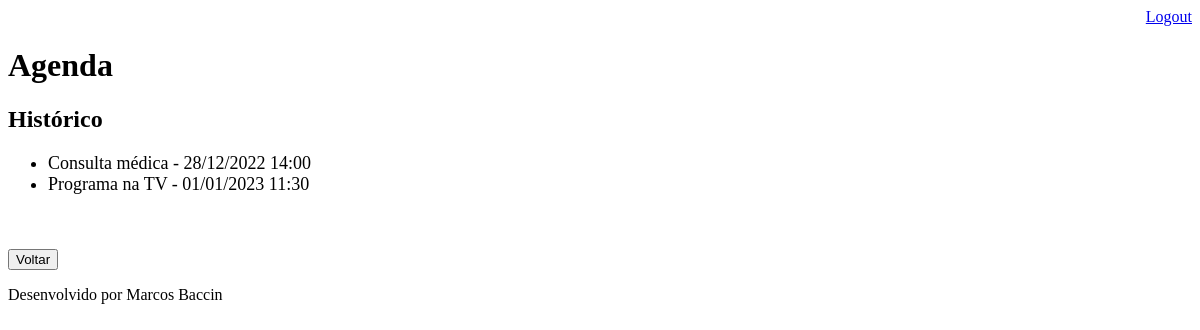
The page /agenda/historico/ (signed in) on the database as committed earlier.
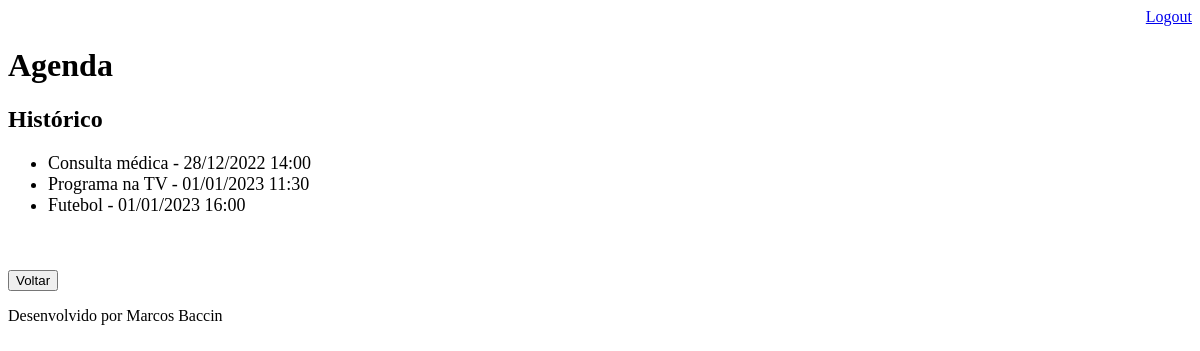
The same page on the database as committed later.
### core/models.py (models this page shows, shortened)
class Evento(models.Model):
    titulo = models.CharField(max_length=100)
    local = models.CharField(max_length=100, blank=True, null=True)
    descricao = models.TextField(blank=True, null=True)
    data_evento = models.DateTimeField(verbose_name='Data do Evento')
    data_criacao = models.DateField(auto_now=True)
    usuario = models.ForeignKey(User, on_delete=models.CASCADE)
    class Meta:
        db_table = 'evento'
    def get_data_evento(self):
        return self.data_evento.strftime('%d/%m/%Y %H:%M')

### core/views.py (the view)
# urls.py: path('agenda/historico/', views.historico),
@login_required(login_url='/login/')
def historico(request):
    usuario = request.user
    data_atual = datetime.now()
    evento = Evento.objects.filter(usuario=usuario,
                                   data_evento__lt=data_atual)
    dados = {'eventos': evento}
    return render(request, 'historico.html', dados)

### templates/historico.html
{% extends "model-page.html" %}
{% block content %}
    <h2>Histórico</h2>
    <ul style="font-size: 18px">
        {% for evento in eventos %}
            <li>
                {{ evento.titulo }} - {{ evento.get_data_evento }}
            </li>
        {% endfor %}
    </ul>
    <br><br>
    <a href="/">
        <button type="button">Voltar</button>
    </a>
{% endblock %}

Rows that differ between the two databases and show on the page:
now on this page (row edited): Evento: titulo "Futebol", get_data_evento "01/01/2023 16:00"
